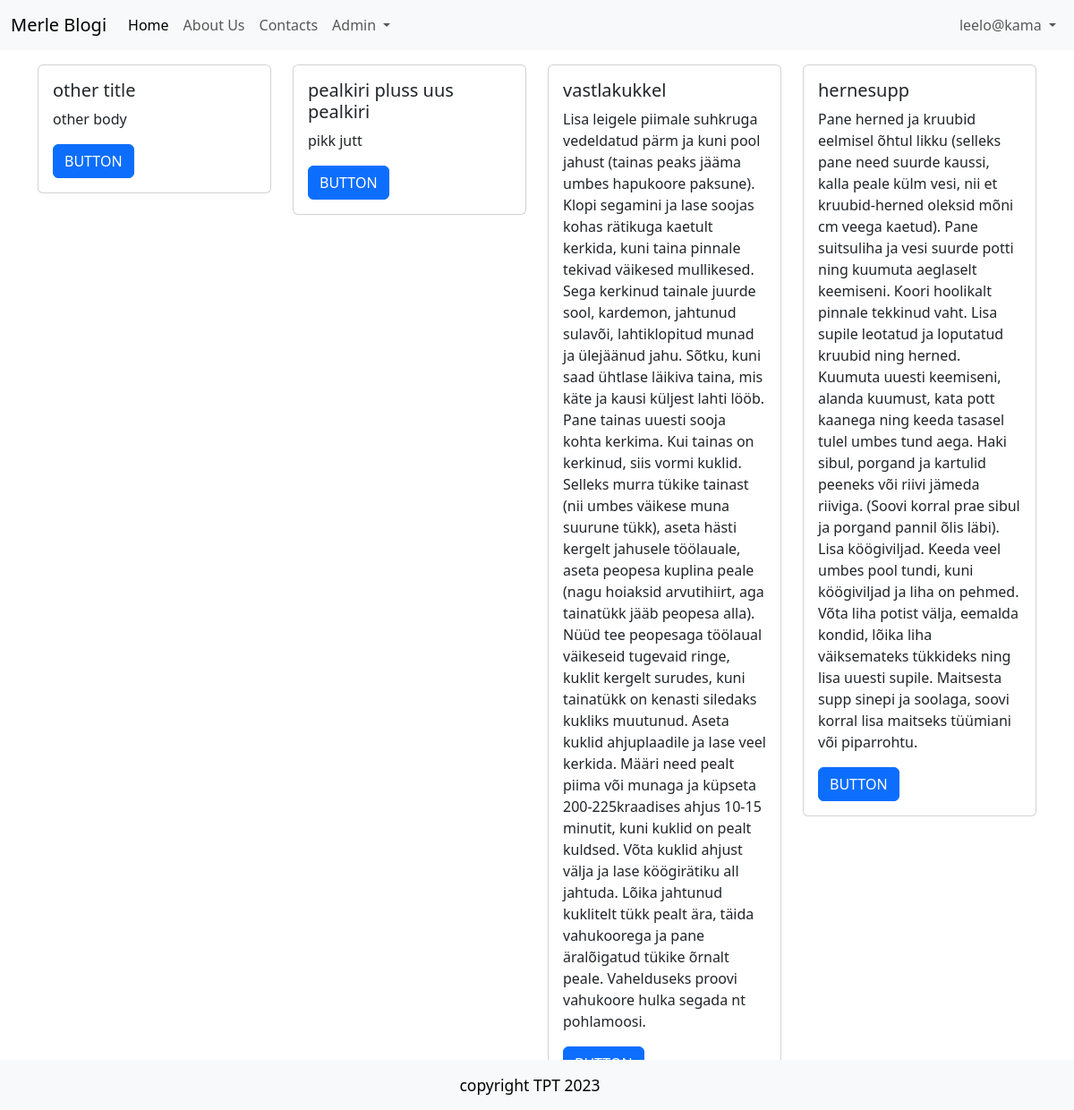
/ (signed in), run on the app's committed database.
### tables this page shows
CREATE TABLE users
(
    id       integer
        constraint users_pk
            primary key autoincrement,
    email    text not null
        constraint users_pk2
            unique,
    password text not null
);

CREATE TABLE "articles"
(
    id    integer
        constraint articles_pk
            primary key autoincrement,
    title text not null,
    body  text
);

### src/Controllers/PublicController.php (called while the page is built, shortened)
<?php
class PublicController {
    public function index(){
        $articles = Article::all();
        include 'views/index.php';
    }
}

### src/DB.php (called while the page is built, shortened)
<?php
class DB {
    public $conn;
    public function __construct()
    {
        try {
            $this->conn = new PDO("sqlite:" . __DIR__ . "/../db.sqlite");
            $this->conn->setAttribute(PDO::ATTR_ERRMODE, PDO::ERRMODE_EXCEPTION);
        } catch(PDOException $e) {
            echo "Connection failed: " . $e->getMessage();
          }
    }
    public function all($table, $class){
        $stmt = $this->conn->prepare("SELECT * FROM $table");
        $stmt->execute();
        $stmt->setFetchMode(PDO::FETCH_CLASS, $class);
        return $stmt->fetchAll();
    }
    public function find($table, $class, $id){
        $stmt = $this->conn->prepare("SELECT * FROM $table WHERE id=$id");
        $stmt->execute();
        $stmt->setFetchMode(PDO::FETCH_CLASS, $class);
        return $stmt->fetch();
    }
}

### src/Models/Model.php (called while the page is built, shortened)
<?php
class Model {
    public static $table;
    public static function all(){
        $db = new DB();
        return $db->all(static::$table, static::class);
    }
    public static function find($id) {
        $db = new DB();
        return $db ->find(static::$table, static::class, $id);
    }
}

### src/Models/User.php (called while the page is built, shortened)
<?php
class User extends Model{
    public static function auth() {
        if(isset($_SESSION['user_id'])) {
            return User::find($_SESSION['user_id']);
        }
            return null;
    }
}

### helpers.php (called while the page is built, shortened)
<?php
function auth(){
    return User::auth();
}

### views/index.php (the view)
<?php include 'partials/header.php' ?>
    <div class="row">
        <?php foreach($articles as $article): ?>
            <div class="col-3 my-3">
                <div class="card">
                    <div class="card-body">
                        <h5 class="card-title"><?=$article->title?></h5>
                        <p class="card-text"><?=$article->body?></p>
                        <a href="#" class="btn btn-primary">BUTTON</a>
                    </div>
                </div>
            </div>
        <?php endforeach; ?>
    </div>
<?php include 'partials/footer.php' ?>

### views/partials/nav.php (shortened to what this page needs)
<nav class="navbar navbar-expand-lg bg-body-tertiary">
  <div class="container-fluid">
    <a class="navbar-brand" href="/">Merle Blogi</a>
    <div class="collapse navbar-collapse justify-content-between" id="navbarNav">
      <ul class="navbar-nav">
        <li class="nav-item">
          <a class="nav-link active" aria-current="page" href="/">Home</a>
        </li>
        <li class="nav-item">
          <a class="nav-link" href="/about">About Us</a>
        </li>
        <li class="nav-item">
          <a class="nav-link" href="/contacts">Contacts</a>
        </li>
        <?php if(auth()): ?>
        <li class="nav-item dropdown">
          <a class="nav-link dropdown-toggle" href="#" role="button" data-bs-toggle="dropdown" aria-expanded="false">
            Admin
          </a>
        </li>
        <?php endif ?>
      </ul>
      <ul class="navbar-nav">
        <?php if(auth()): ?>
          <li class="nav-item dropdown">
            <a class="nav-link dropdown-toggle" href="#" role="button" data-bs-toggle="dropdown" aria-expanded="false">
            <?=auth()->email?>
            </a>
        </li>
        <?php endif ?>
    </ul>
    </div>
  </div>
</nav>

### data on the page
users: email "leelo@kama"
articles: title "other title", body "other body"
articles: title "pealkiri pluss uus pealkiri", body "pikk jutt"
articles: title "vastlakukkel", body "Lisa leigele piimale suhkruga vedeldatud pärm ja kuni pool jahust (tainas peaks jääma umbes hapukoore paksune). Klopi segamini ja lase soojas kohas rätikuga kaetult kerkida, kuni taina pinnale tekivad väikesed mullikesed. Sega kerkinud tainale juurde sool, kardemon, jahtunud sulavõi, lahtiklopitud munad ja ülejäänud jahu. Sõtku, kuni saad ühtlase läikiva taina, mis käte ja kausi küljest lahti lööb. Pane tainas uuesti sooja kohta kerkima. Kui tainas on kerkinud, siis vormi kuklid. Selleks murra tükike tainast (nii umbes väikese muna suurune tükk), aseta hästi kergelt jahusele töölauale, aseta peopesa kuplina peale (nagu hoiaksid arvutihiirt, aga tainatükk jääb peopesa alla). Nüüd tee…"
articles: title "hernesupp", body "Pane herned ja kruubid eelmisel õhtul likku (selleks pane need suurde kaussi, kalla peale külm vesi, nii et kruubid-herned oleksid mõni cm veega kaetud). Pane suitsuliha ja vesi suurde potti ning kuumuta aeglaselt keemiseni. Koori hoolikalt pinnale tekkinud vaht. Lisa supile leotatud ja loputatud kruubid ning herned. Kuumuta uuesti keemiseni, alanda kuumust, kata pott kaanega ning keeda tasasel tulel umbes tund aega. Haki sibul, porgand ja kartulid peeneks või riivi jämeda riiviga. (Soovi korral prae sibul ja porgand pannil õlis läbi). Lisa köögiviljad. Keeda veel umbes pool tundi, kuni köögiviljad ja liha on pehmed. Võta liha potist välja, eemalda kondid, lõika liha väiksemateks tükkideks…"
